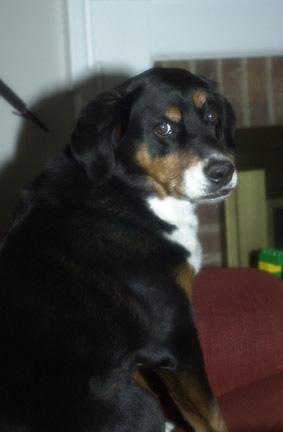
#> input picture examples/retinex1.jpg, 283 x 432 px
$ jupyter execute --allow-errors pycontrast.ipynb
#> lines starting #> are read from the running program, lines starting #| are printed output that depends on the picture
#> in demo, image is the input picture: shape (432, 283, 3); mean R, G, B 69.1, 67.6, 65.8
Copyright (C) 2017 Ashish Gupta<br>
<br>
This program is free software: you can redistribute it and/or modify<br>
it under the terms of the GNU General Public License as published by<br>
the Free Software Foundation, either version 3 of the License, or<br>
(at your option) any later version.<br>
<br>
This program is distributed in the hope that it will be useful,<br>
but WITHOUT ANY WARRANTY; without even the implied warranty of<br>
MERCHANTABILITY or FITNESS FOR A PARTICULAR PURPOSE.  See the<br>
GNU General Public License for more details.<br>
<br>
You should have received a copy of the GNU General Public License<br>
along with this program.  If not, see <http://www.gnu.org/licenses/>.<br>
<br>
author Ashish Gupta<br>
version 0.1.0

[cell 1]
from __future__ import print_function

build-in modules

[cell 2]
import os

third-party modules

[cell 3]
from skimage import io
from skimage import exposure
from skimage import color
from skimage import img_as_float
import numpy as np
from sklearn.metrics import mutual_info_score as mis
import matplotlib.pyplot as plt

[cell 4]
def __compute_contrast_quality_for_image(input_image, num_bins=128):
    """
    Computes a score of the quality of contrast in input image based on divergence
    from an intensity equalized histogram.
    We compute the mutual information (MI) (a measure of entropy) between histogram of intensity
    of image and its contrast equalized histogram.
    MI is not real metric, but a symmetric and non-negative similarity measures that
    takes high values for similar images. Negative values are also possible.
    Intuitively, mutual information measures the information that histogram_image and histogram_equlized
    share: it measures how much knowing one of these variables reduces uncertainty about the other.
    The Entropy is defined as:
    .. math::
        H(X) = - \sum_i p(g_i) * ln(p(g_i)
    with :math:`p(g_i)` being the probability of the images intensity value :math:`g_i`.
    Assuming two histograms :math:`R` and :math:`T`, the mutual information is then computed by comparing the
    histogram entropy values (i.e. a measure how well-structured the common histogram is).
    The distance metric is then calculated as follows:
    .. math::
        MI(R,T) = H(R) + H(T) - H(R,T) = H(R) - H(R|T) = H(T) - H(T|R)
    A maximization of the mutual information is equal to a minimization of the joint
    entropy.
    :param input_image : 2-D array
    :param num_bins :  integer : the number of bins in histogram, it has a small scaling effect on
    the mutual information score since it slightly modifies the shape of the histogram
    :return: quality of contrast : float
    :raises: argument error if input image data is corrupted
    """
#> called with num_bins = 128

    # Check dimensions of input image
    # If image dimensions is 2, then it is a gray-scale image
    # First convert input to RGB image
    if input_image.shape == 2:
        input_image = color.gray2rgb(input_image)

    # Convert the RGB image to HSV. Exposure is primarily correlated with Value rather
    # than Hue and Saturation
    image_hsv = color.rgb2hsv(input_image)
#> image_hsv: shape (432, 283, 3) float64; mean of channels 0, 1, 2 0.421, 0.212, 0.293

    # The intensity channel is third in HSV format image
    v_channel = image_hsv[:, :, 2]
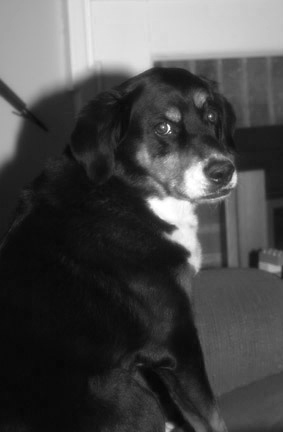
#> v_channel: shape (432, 283) float64; min 0.0196, max 1, mean 0.293

    # compute the contrast equalized array of intensity channel of image
    v_channel_equalized = exposure.equalize_hist(v_channel, nbins=num_bins)
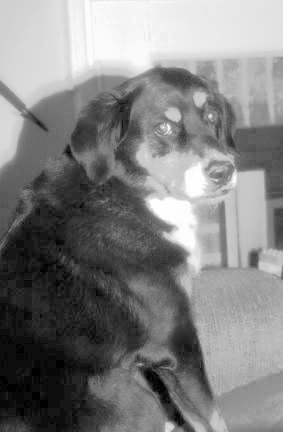
#> v_channel_equalized: shape (432, 283) float64; min 9e-05, max 1, mean 0.509

    # compute the histogram of intensity channel
    v_channel_histogram, histogram_bin_edges = np.histogram(img_as_float(v_channel), bins=num_bins, density=True)
#> v_channel_histogram = 128 values, max 9.24 at index 3, min 0.0117 at index 0, mean 1.02; histogram_bin_edges = 129 values from 0.0196 to 1

    # compute the histogram of contrast equalized intensity channel
    v_channel_equalized_histogram, _ = np.histogram(img_as_float(v_channel_equalized), bins=num_bins, density=True, range=(histogram_bin_edges[0], histogram_bin_edges[-1]))
#> v_channel_equalized_histogram = 128 values, max 5.11 at index 9, min 0 at index 0, mean 1.02

    # compute the mutual information based contrast quality measure
    return mis(v_channel_histogram, v_channel_equalized_histogram)

[cell 5]
def contrast_quality(image_url):
    """
    Computes the contrast quality of image file
    :param image_url: string : path to image file resource
    :return: float : contrast quality of input image
    """
    try:
        image = io.imread(image_url)
        return __compute_contrast_quality_for_image(image)
    except IOError as err:
        # modify print function in case of incompatibility between Python 2.x and 3.x
        print(err)

[cell 6]
def contrast_quality_collection(image_folder_url, output_folder=None):
    """
    Computes the contrast quality of all image files in directory URL provided
    :param image_folder_url: URL of image data folder
    :return: URL of log file to which contrast quality is recorded
    """
    # Check if provided folder URL exists
    if not os.path.exists(image_folder_url):
        # modify print function in case of incompatibility between Python 2.x and 3.x
        print('{} does not exist.'.format(image_folder_url))
        return None

    # output file path
    if output_folder:
        result_file_url = os.path.join(output_folder, 'contrast_quality.log')
    else:
        result_file_url = os.path.join(image_folder_url, '../', 'contrast_quality.txt')
    with open(result_file_url, 'w') as output_log_file:
        # process only the valid image files in directory
        file_list = os.listdir(image_folder_url)
        # increment valid image file extensions as required
        valid_extensions = ['jpg', 'jpeg', 'png', 'pgm', 'bmp']
        for file in file_list:
            if file.split('.')[-1] in valid_extensions:
                image_url = os.path.join(image_folder_url, file)
                cq = contrast_quality(image_url)
                # echo to console
                # print('%s,%08.6f\n' % (image_url, cq))
                output_log_file.write('%s,%08.6f\n' % (file, cq))
    return result_file_url

[cell 7]
def demo():
    """
    Demonstrate contrast_quality measure for sample photographs
    The results of estimated contrast quality are consistent with the expectation of
    contrast quality of each of the photographs
    :return: None
    """

    # photograph samples, some of the image sets contain the same image with different exposures
    # or contrast enhancement processing
    image_set_1 = ['./examples/retinex1.jpg', './examples/retinex2.jpg', './examples/retinex3.jpg', './examples/retinex4.jpg']
    image_set_2 = ['./examples/under1.jpg', './examples/over1.jpg', './examples/correct1.jpg']
    image_set_3 = ['examples/3894541598_bb37af2dcd_o.jpg', 'examples/18056401685_c5b313e712_o.jpg']
    image_set_list = [image_set_1, image_set_2, image_set_3]
    for image_set in image_set_list:
        num_images = len(image_set)
        fig = plt.figure(figsize=(num_images*5, 8))
        for i in range(num_images):
            plt.subplot(1, num_images, i+1)
            image_url = image_set[i]
            image = io.imread(image_url)
            cq = contrast_quality(image_url)
#> cq = 4.01
            plt.imshow(image)
            plt.title('contrast Q : %08.6f' % cq)
            plt.xticks([])
            plt.yticks([])
            plt.tight_layout()
        plt.show()
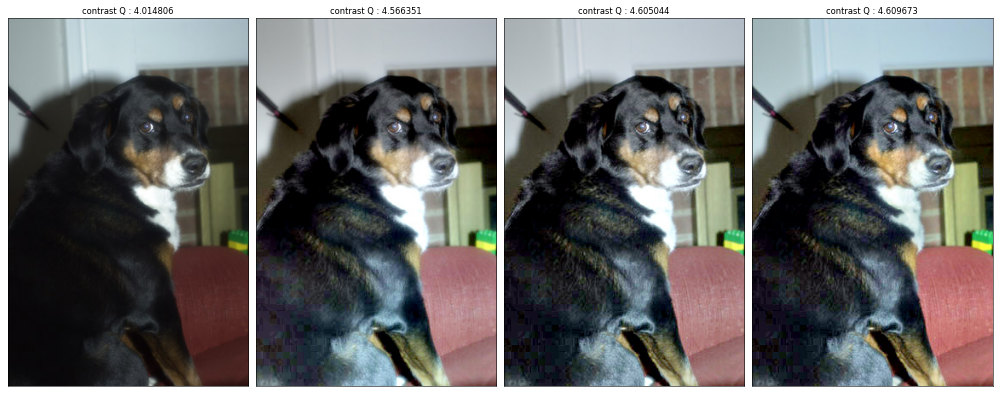
#> figure drawn by matplotlib, 4 panels
